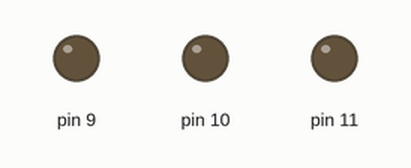
This sketch was run on a simulated Arduino Uno, built with avr-gcc and run on an emulated ATmega328P. Parts: output pins drawn as LEDs (lit = HIGH).

Above: at 0.5 s.
At 3.5 s:
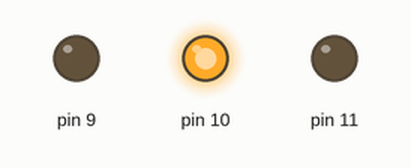
At 5.5 s:
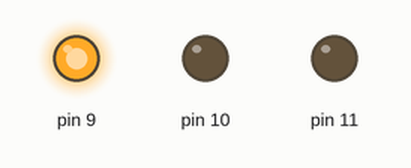
At 8.5 s:
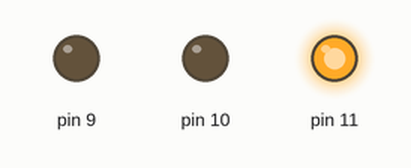
Timing chart, 0 to 9.1 s (numbered marks = the images above):
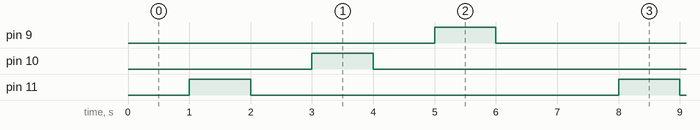

Measured:
- by itself, pin 9–11: alternates HIGH for 1.0 s and LOW for 6.0 s
- by itself, everything shown: repeats every 7.0 s, in 6 steps

The sketch:

manipulando_o_LED_RGB.ino
```cpp
// C++ code
//
void setup()
{
  pinMode(11, OUTPUT);
  pinMode(10, OUTPUT);
  pinMode(9, OUTPUT);
}

void loop()
{
  delay(1000); // Wait for 1000 millisecond(s)
  analogWrite(11, 255);
  delay(1000); // Wait for 1000 millisecond(s)
  analogWrite(11, 0);
  delay(1000); // Wait for 1000 millisecond(s)
  analogWrite(10, 255);
  delay(1000); // Wait for 1000 millisecond(s)
  analogWrite(10, 0);
  delay(1000); // Wait for 1000 millisecond(s)
  analogWrite(9, 255);
  delay(1000); // Wait for 1000 millisecond(s)
  analogWrite(9, 0);
  delay(1000); // Wait for 1000 millisecond(s)
}
```
